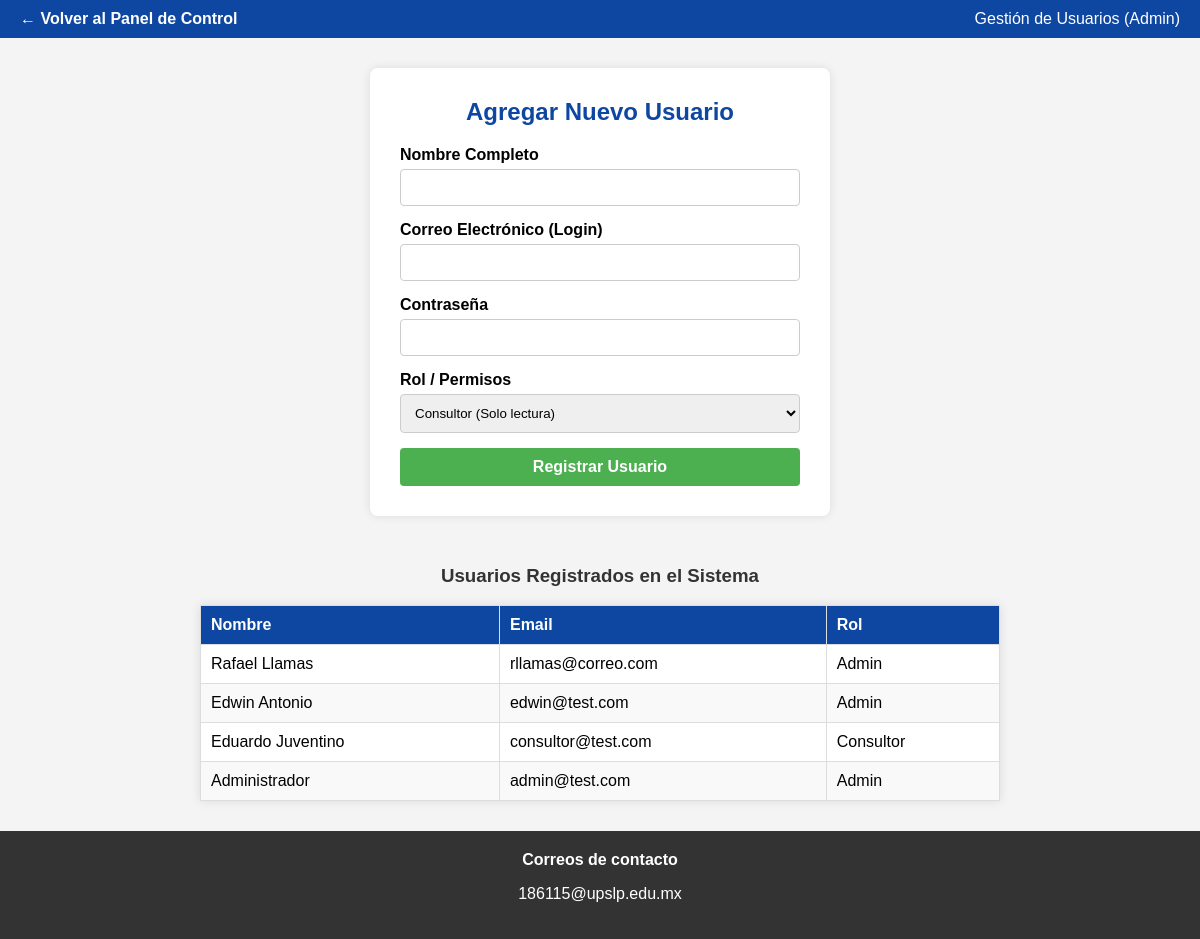
The app's page /nueve.php (signed in) with its own data.
### tables this page shows
CREATE TABLE `usuarios` (
  `id_usuario` int(11) NOT NULL,
  `nombre` varchar(100) DEFAULT NULL,
  `email` varchar(100) DEFAULT NULL,
  `password` varchar(100) DEFAULT NULL,
  `rol` varchar(50) DEFAULT 'admin',
  `telegram_id` bigint(20) DEFAULT NULL
);

### nueve.php (the view, shortened to what this page needs)
<?php
include 'conexion.php';
?>
<!DOCTYPE html>
<html lang="es">
<head>
</head>
<body>
    <div class="top-nav">
        <a href="tres.php" class="nav-link">← Volver al Panel de Control</a>
        <span style="margin-left: auto;">Gestión de Usuarios (Admin)</span>
    </div>
    <div class="main-content">
        <div class="form-box">
            <h2 style="color: #0d47a1; text-align: center; margin-top: 0;">Agregar Nuevo Usuario</h2>
            <form method="POST">
                <div class="form-group">
                    <label>Nombre Completo</label>
                    <input type="text" name="nombre" required>
                </div>
                <div class="form-group">
                    <label>Correo Electrónico (Login)</label>
                    <input type="email" name="email" required>
                </div>
                <div class="form-group">
                    <label>Contraseña</label>
                    <input type="password" name="password" required>
                </div>
                <div class="form-group">
                    <label>Rol / Permisos</label>
                    <select name="rol">
                        <option value="consultor">Consultor (Solo lectura)</option>
                    </select>
                </div>
                <button type="submit">Registrar Usuario</button>
            </form>
        </div>
        <h3 style="color: #333;">Usuarios Registrados en el Sistema</h3>
        <table>
            <thead>
                <tr>
                    <th>Nombre</th>
                    <th>Email</th>
                    <th>Rol</th>
                </tr>
            </thead>
            <tbody>
                <?php
                $sql = "SELECT nombre, email, rol FROM usuarios ORDER BY id_usuario DESC";
                $result = $conn->query($sql);
                if ($result->num_rows > 0) {
                    while($row = $result->fetch_assoc()) {
                        echo "<tr>";
                        echo "<td>" . $row['nombre'] . "</td>";
                        echo "<td>" . $row['email'] . "</td>";
                        echo "<td>" . ucfirst($row['rol']) . "</td>";
                        echo "</tr>";
                    }
                } else {
                    echo "<tr><td colspan='3' style='text-align:center;'>No hay usuarios registrados</td></tr>";
                }
                ?>
            </tbody>
        </table>
    </div>
    <div class="footer">
        <strong>Correos de contacto</strong>
        <p>186115@upslp.edu.mx</p>
    </div>
</body>
</html>

### nueve.php (style rules this page uses)
body { font-family: Arial, sans-serif; margin: 0; padding: 0; background-color: #f4f4f4; display: flex; flex-direction: column; min-height: 100vh; }
.top-nav { background-color: #0d47a1; color: white; padding: 10px 20px; display: flex; align-items: center; }
.nav-link { color: white; text-decoration: none; font-weight: bold; margin-right: 20px; }
.main-content { padding: 30px; flex-grow: 1; display: flex; flex-direction: column; align-items: center; }
.form-box { background-color: white; padding: 30px; border-radius: 8px; box-shadow: 0 0 10px rgba(0,0,0,0.1); width: 100%; max-width: 400px; margin-bottom: 30px; }
.form-group { margin-bottom: 15px; display: flex; flex-direction: column; }
.form-group label { margin-bottom: 5px; font-weight: bold; }
.form-group input, .form-group select { padding: 10px; border: 1px solid #ccc; border-radius: 4px; box-sizing: border-box; }
button { background-color: #4CAF50; color: white; padding: 10px; border: none; border-radius: 4px; cursor: pointer; font-size: 16px; font-weight: bold; width: 100%; }
table { width: 100%; max-width: 800px; border-collapse: collapse; background-color: white; box-shadow: 0 0 10px rgba(0,0,0,0.1); }
th, td { border: 1px solid #ddd; padding: 10px; text-align: left; }
th { background-color: #0d47a1; color: white; }
tr:nth-child(even) { background-color: #f9f9f9; }
.footer { background-color: #333; color: white; padding: 20px; text-align: center; margin-top: auto; }

### records on screen
usuarios: nombre "Rafael Llamas", email "rllamas@correo.com", rol "Admin"
usuarios: nombre "Edwin Antonio", email "edwin@test.com", rol "Admin"
usuarios: nombre "Eduardo Juventino", email "consultor@test.com", rol "Consultor"
usuarios: nombre "Administrador", email "admin@test.com", rol "Admin"
